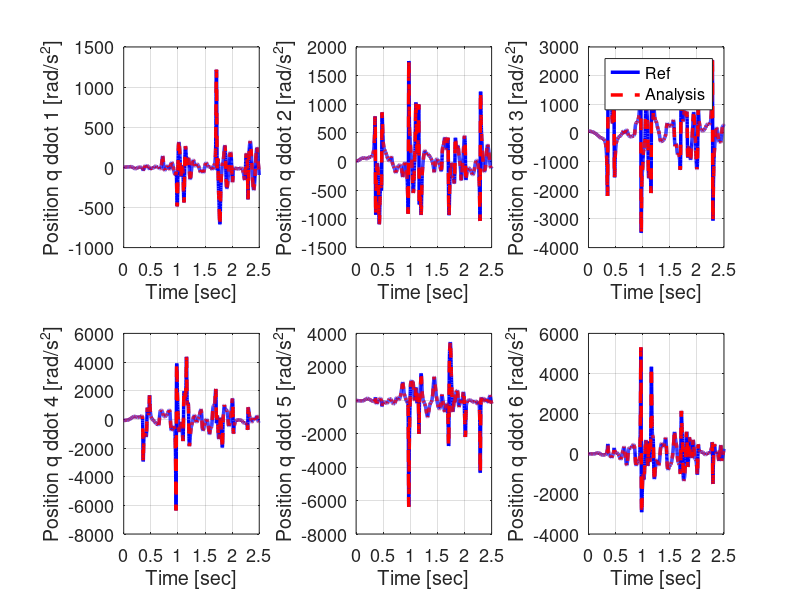

The MATLAB script that drew this image:
clc; clear all; close all;

ref = load('evaluation_motion_recurdyn.txt');
data = load('evaluation_motion_cpp.txt');

ylabel_txt = {'End X','End Y','End Z','End Roll','End Pitch','End Yaw'};

% figure
% for i = 1 : 6
%     subplot(2,3,i)
%     set(gcf,'Color',[1,1,1])
%     plot(ref(:,2), ref(:,i + 2), 'b', 'LineWidth',2.5)
%     hold on
%     plot(data(:,1), data(:,i + 1), 'r--','LineWidth', 2.5)
%     grid on
%     xlabel('Time [sec]')
%     ylabel(sprintf('Position q%d [rad]', i))
%     if i == 3
%         legend('Ref','Analysis')
%     end
%     set(gca,'FontSize',13)
% end
% 
% figure
% for i = 1 : 6
%     subplot(2,3,i)
%     set(gcf,'Color',[1,1,1])
%     plot(ref(:,2), ref(:,i + 8), 'b', 'LineWidth',2.5)
%     hold on
%     plot(data(:,1), data(:,i + 7), 'r--','LineWidth', 2.5)
%     grid on
%     xlabel('Time [sec]')
%     ylabel(ylabel_txt{i})
%     if i == 3
%         legend('Ref','Analysis')
%     end
%     set(gca,'FontSize',13)
% end
% 
% figure
% set(gcf,'Color',[1,1,1])
% plot(data(:,1), data(:,end), 'o')
% grid on
% xlabel('Time [sec]')
% ylabel('NR count')
% set(gca,'FontSize',13)


ref = load('evaluation_dynamics_recurdyn.txt');
data = load('evaluation_dynamics_cpp.txt');

% figure
% for i = 1 : 6
%     subplot(2,3,i)
%     set(gcf,'Color',[1,1,1])
%     plot(ref(:,2), ref(:,i + 2), 'b', 'LineWidth',2.5)
%     hold on
%     plot(data(:,1), data(:,i + 1), 'r--','LineWidth', 2.5)
%     grid on
%     xlabel('Time [sec]')
%     ylabel(sprintf('Position q %d [rad]', i))
%     if i == 3
%         legend('Ref','Analysis')
%     end
%     set(gca,'FontSize',13)
% end
% 
% figure
% for i = 1 : 6
%     subplot(2,3,i)
%     set(gcf,'Color',[1,1,1])
%     plot(ref(:,2), ref(:,i + 8), 'b', 'LineWidth',2.5)
%     hold on
%     plot(data(:,1), data(:,i + 13), 'r--','LineWidth', 2.5)
%     grid on
%     xlabel('Time [sec]')
%     ylabel(sprintf('Position q dot %d [rad/s]', i))
%     if i == 3
%         legend('Ref','Analysis')
%     end
%     set(gca,'FontSize',13)
% end

figure
for i = 1 : 6
    subplot(2,3,i)
    set(gcf,'Color',[1,1,1])
    plot(ref(:,2), ref(:,i + 14), 'b', 'LineWidth',2.5)
    hold on
    plot(data(:,1), data(:,i + 19), 'r--','LineWidth', 2.5)
    grid on
    xlabel('Time [sec]')
    ylabel(sprintf('Position q ddot %d [rad/s^2]', i))
    if i == 3
        legend('Ref','Analysis')
    end
    set(gca,'FontSize',13)
end
